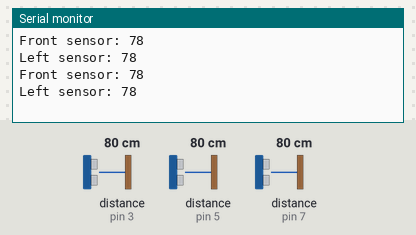
This sketch was run on a simulated Arduino Uno, built with avr-gcc and run on an emulated ATmega328P. On the bench: the last lines printed to the serial monitor. Wiring (inferred from the names in the program): 3 × ultrasonic range finder: trigger pin 2, echo pin 3 / trigger pin 4, echo pin 5 / trigger pin 6, echo pin 7. The test bench sets the inputs (shaded band); at power-on: distance to the obstacle (sensors on pin 3, pin 5, pin 7) 80 cm. The echo pulse lasts 58.3 µs per cm; the audio player accepts every command and is not drawn.

Above: at 1.6 s.
1.7 s: distance to the obstacle (sensor on pin 3) set to 120 cm
At 3.0 s:
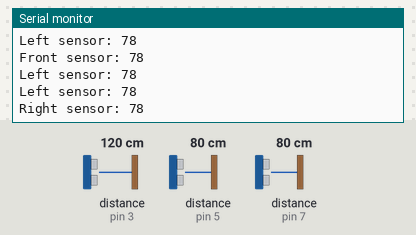
4.6 s: distance to the obstacle (sensor on pin 5) set to 2 cm
At 5.5 s:
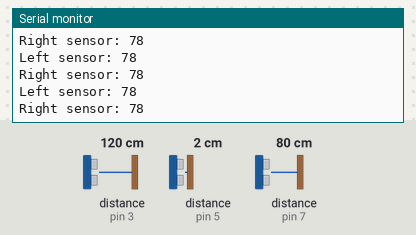
6.1 s: distance to the obstacle (sensor on pin 7) set to 2 cm
At 7.1 s:
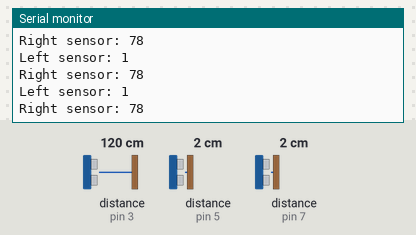
7.6 s: distance to the obstacle (sensor on pin 3) set to 2 cm
At 8.9 s:
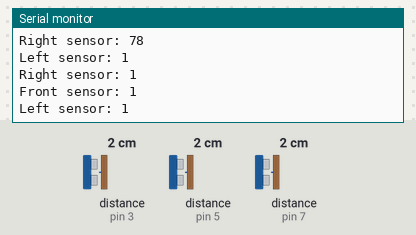
9.1 s: distance to the obstacle (sensor on pin 5) set to 4 cm
At 9.8 s:
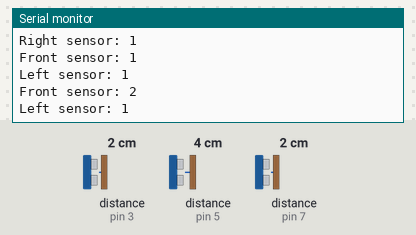
Timing chart, 0 to 11.6 s (numbered marks = the images above; inputs shaded):
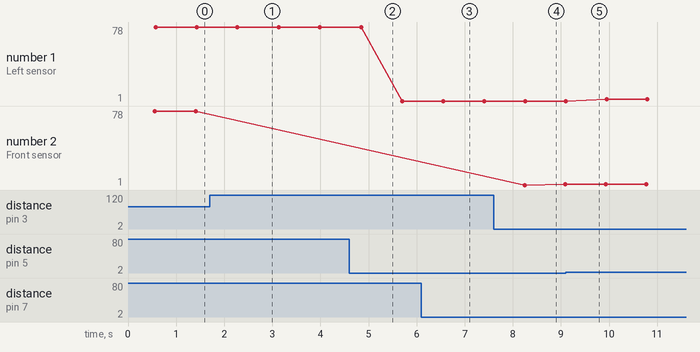

Measured:
- after the input at 1.7 s, the serial monitor: prints a new line after 0.59 s (image 1)
- after the input at 7.6 s, the serial monitor: prints a new line after 0.64 s (image 4)
- plotted number 1: 78 → 1 after the input at 4.6 s, 1 → 3 after the input at 9.1 s
- plotted number 2: 78 → 2 after the input at 7.6 s

The sketch:

robonetra.ino
```cpp
#include "SoftwareSerial.h"
#include <DFPlayerMini_Fast.h>

// Ultasonic pins
const int frontTrigPin = 2;
const int frontEchoPin = 3;
const int leftTrigPin = 4;
const int leftEchoPin = 5;
const int rightTrigPin = 6;
const int rightEchoPin = 7;

// Initialize variable
long frontDuration, leftDuration, rightDuration;
int frontDistance, leftDistance, rightDistance;

// DFPlayer mini pins
static const uint8_t PIN_MP3_TX = 8;
static const uint8_t PIN_MP3_RX = 9;
SoftwareSerial softwareSerial(PIN_MP3_RX, PIN_MP3_TX);

// Create the Player object
DFPlayerMini_Fast player;

void setup() {
  pinMode(frontTrigPin, OUTPUT); // Set frontTrigPin As Output
  pinMode(frontEchoPin, INPUT); // Set frontEchoPin As Input
  pinMode(leftTrigPin, OUTPUT); // Set leftTrigPin As Output
  pinMode(leftEchoPin, INPUT); // Set leftEchoPin As Input
  pinMode(rightTrigPin, OUTPUT); // Set rightTrigPin As Output
  pinMode(rightEchoPin, INPUT); // Set rightEchoPin As Input

  Serial.begin(9600);
  // Init serial port for DFPlayer Mini
  softwareSerial.begin(9600);
}

void loop() {
  // Front sensor
  digitalWrite(frontTrigPin, HIGH);
  delayMicroseconds(10);
  digitalWrite(frontTrigPin, LOW);
  frontDuration = pulseIn(frontEchoPin, HIGH);
  frontDistance = frontDuration * 0.034 / 2;

  // Left sensor
  digitalWrite(leftTrigPin, HIGH);
  delayMicroseconds(10);
  digitalWrite(leftTrigPin, LOW);
  leftDuration = pulseIn(leftEchoPin, HIGH);
  leftDistance = leftDuration * 0.034 / 2;

  // Right sensor
  digitalWrite(rightTrigPin, HIGH);
  delayMicroseconds(10);
  digitalWrite(rightTrigPin, LOW);
  rightDuration = pulseIn(rightEchoPin, HIGH);
  rightDistance = rightDuration * 0.034 / 2;

  // Start communication with DFPlayer Mini
  if (player.begin(softwareSerial)) {
    player.volume(30);
    if(player.isPlaying() == false){
      // Set distance
      if (frontDistance < 110 && leftDistance < 90) {
        player.play(1);
        Serial.print("Front sensor: ");
        Serial.println(frontDistance);
        Serial.print("Left sensor: ");
        Serial.println(leftDistance);
      }
      else if (frontDistance < 110 && rightDistance < 90) {
        player.play(2);
        Serial.print("Front sensor: ");
        Serial.println(frontDistance);
        Serial.print("Right sensor: ");
        Serial.println(rightDistance);
      }
      else if (leftDistance < 90 && rightDistance < 90){
        player.play(3);
        Serial.print("Left sensor: ");
        Serial.println(leftDistance);
        Serial.print("Right sensor: ");
        Serial.println(rightDistance);
      }
      else if (frontDistance < 110) {
        player.play(4);
        Serial.print("Front sensor: ");
        Serial.println(frontDistance);
      }
      else if (leftDistance < 90) {
        player.play(5);
        Serial.print("Left sensor: ");
        Serial.println(leftDistance);
      }
      else if (rightDistance < 90) {
        player.play(6);
        Serial.print("Right sensor: ");
        Serial.println(rightDistance);
      }

      else {
        Serial.print("Front sensor: ");
        Serial.println(frontDistance);
        Serial.print("Left sensor: ");
        Serial.println(leftDistance);
        Serial.print("Right sensor: ");
        Serial.println(rightDistance);
      }
    }
  } else {
    Serial.println("Connecting to DFPlayer Mini failed!");
  }
  // Sensor read delay
  delay(300);
}
```
